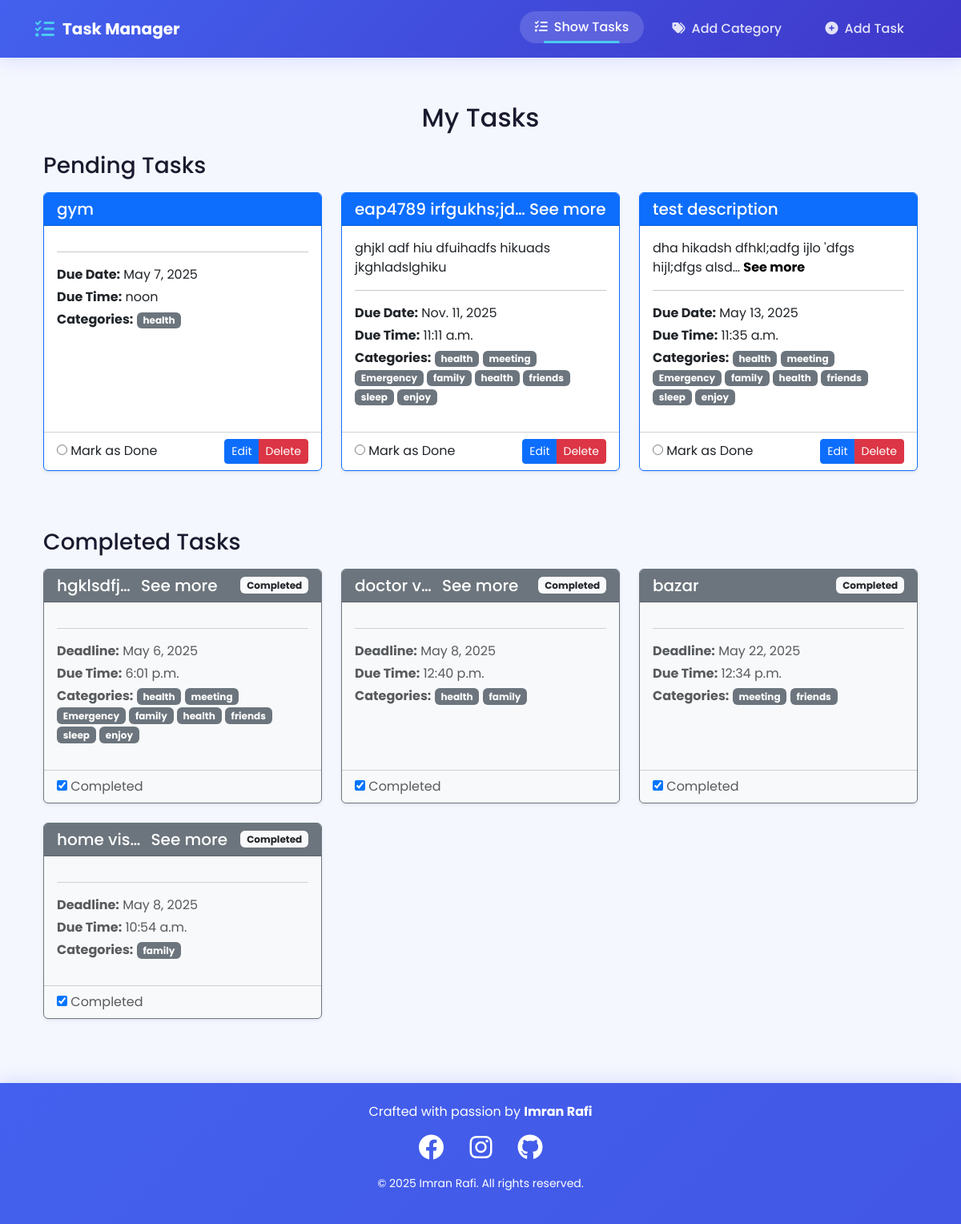
The page / on the database its author committed.
### Add_task/models.py (models this page shows, shortened)
class Task(models.Model):
    title = models.CharField(max_length=100)
    details = models.TextField(blank=True)
    due_date = models.DateField()
    due_time = models.TimeField()
    is_completed = models.BooleanField(default=False)
    category = models.ManyToManyField(Category)

### Category/models.py (models this page shows, shortened)
class Category(models.Model):
    name = models.CharField(max_length=100)

### Task_manager/views.py (the view)
# urls.py: 2. Add a URL to urlpatterns:  path('', views.home, name='home')
def home(request):
    tasks = Task.objects.all()
    all_tasks_completed = tasks.exists() and all(task.is_completed for task in tasks)
    none_completed = tasks.exists() and all(not task.is_completed for task in tasks)
    return render(request, 'home.html', {
        'tasks': tasks,
        'all_tasks_completed': all_tasks_completed,
        'none_completed': none_completed,  # This will be True if all tasks are incomplete
    })

### templates/home.html (shortened to what this page needs)
{% extends 'base.html' %}
{% block content %}
<div class="container">
    <h2 class="text-center mb-4">My Tasks</h2>
    <h3 class="mt-4 mb-3">Pending Tasks</h3>
    <div class="row">
        {% for task in tasks %}
            {% if not task.is_completed %}
            <div class="col-md-4 mb-4">
                <div class="card h-100 shadow-sm border-primary">
                    <div class="card-header bg-primary text-white d-flex justify-content-between align-items-center">
                        <h5 class="card-title mb-0">
                            {{ task.title|truncatechars:20 }}
                            {% if task.title|length > 20 %}
                                <a href="{% url 'task_details' task.id %}" class="text-white" style="text-decoration: none;">See more</a>
                            {% endif %}
                        </h5>
                    </div>
                    <div class="card-body">
                        <p class="card-text">
                            {% with desc=task.details|striptags %}
                                {{ desc|truncatechars:50 }}
                                {% if desc|length > 50 %}
                                    <a href="{% url 'task_details' task.id %}" class="text-black fw-bold" style="text-decoration: none;">See more</a>
                                {% endif %}
                            {% endwith %}
                        </p>
                        <hr>
                        <div class="mb-3">
                            <p class="mb-1"><strong>Due Date:</strong> {{ task.due_date }}</p>
                            <p class="mb-1"><strong>Due Time:</strong> {{ task.due_time }}</p>
                            {% if task.category.all %}
                            <p class="mb-1"><strong>Categories:</strong>
                                {% for cat in task.category.all %}
                                <span class="badge bg-secondary">{{ cat.name }}</span>
                                {% endfor %}
                            </p>
                            {% endif %}
                        </div>
                    </div>
                    <div class="card-footer bg-transparent">
                        <div class="d-flex justify-content-between align-items-center">
                            <form method="post" action="{% url 'complete_task' task.id %}">
                                <input type="radio" name="status" onchange="this.form.submit()">
                                <label>Mark as Done</label>
                            </form>
                            <div class="btn-group" role="group">
                                <a href="{% url 'edit_task' task.id %}" class="btn btn-primary btn-sm">
                                    Edit
                                </a>
                                <a href="{% url 'delete_task' task.id %}" class="btn btn-danger btn-sm">
                                    Delete
                                </a>
                            </div>
                        </div>
                    </div>
                </div>
            </div>
            {% endif %}
        {% endfor %}
    </div>
    <h3 class="mt-5 mb-3">Completed Tasks</h3>
    <div class="row">
        {% for task in tasks %}
            {% if task.is_completed %}
            <div class="col-md-4 mb-4">
                <div class="card h-100 shadow-sm border-secondary bg-light text-muted">
                    <div class="card-header bg-secondary text-white d-flex justify-content-between align-items-center">
                        <h5 class="card-title mb-0">
                            {{ task.title|truncatechars:9 }}
                            {% if task.title|length > 9 %}
                                <a href="{% url 'task_details' task.id %}" class="text-white ms-2" style="text-decoration: none;">
                                    See more
                                </a>
                            {% endif %}
                        </h5>
                        <span class="badge bg-light text-dark">Completed</span>
                    </div>
                    <div class="card-body">
                        <hr>
                        <div class="mb-3">
                            <p class="mb-1"><strong>Deadline:</strong> {{ task.due_date }}</p>
                            <p class="mb-1"><strong>Due Time:</strong> {{ task.due_time }}</p>
                            {% if task.category.all %}
                            <p class="mb-1"><strong>Categories:</strong>
                                {% for cat in task.category.all %}
                                <span class="badge bg-secondary">{{ cat.name }}</span>
                                {% endfor %}
                            </p>
                            {% endif %}
                        </div>
                    </div>
                    <div class="card-footer bg-transparent">
                        <form method="post" action="{% url 'complete_task' task.id %}">
                            <input type="checkbox" name="status" onchange="this.form.submit()" checked>
                            <label>Completed</label>
                        </form>
                    </div>
                </div>
            </div>
            {% endif %}
        {% endfor %}
            </div>
        </div>
{% endblock %}

### templates/base.html (style rules this page uses)
:root { --primary-color: #4361ee; --secondary-color: #3f37c9; --accent-color: #4cc9f0; --dark-color: #1a1a2e; --light-color: #f8f9fa; }
body { font-family: 'Poppins', sans-serif; background-color: #f5f7ff; color: var(--dark-color); display: flex; flex-direction: column; min-height: 100vh; }

### rows shown on the page
Task: title "gym", due_date "May 7, 2025", due_time "noon"
Category: name "health"
Task: title "eap4789 irfgukhs;jd…", shows "See more", details "ghjkl adf hiu dfuihadfs hikuads jkghladslghiku", due_date "Nov. 11, 2025", due_time "11:11 a.m."
Category: name "meeting"
Category: name "Emergency"
Category: name "family"
Category: name "health"
Category: name "friends"
Category: name "sleep"
Category: name "enjoy"
Task: title "test description", details "dha hikadsh dfhkl;adfg ijlo 'dfgs hijl;dfgs alsd…", shows "See more", due_date "May 13, 2025", due_time "11:35 a.m."
Task: title "hgklsdfj…", shows "See more", due_date "May 6, 2025", due_time "6:01 p.m."
Task: title "doctor v…", shows "See more", due_date "May 8, 2025", due_time "12:40 p.m."
Task: title "bazar", due_date "May 22, 2025", due_time "12:34 p.m."
Task: title "home vis…", shows "See more", due_date "May 8, 2025", due_time "10:54 a.m."
